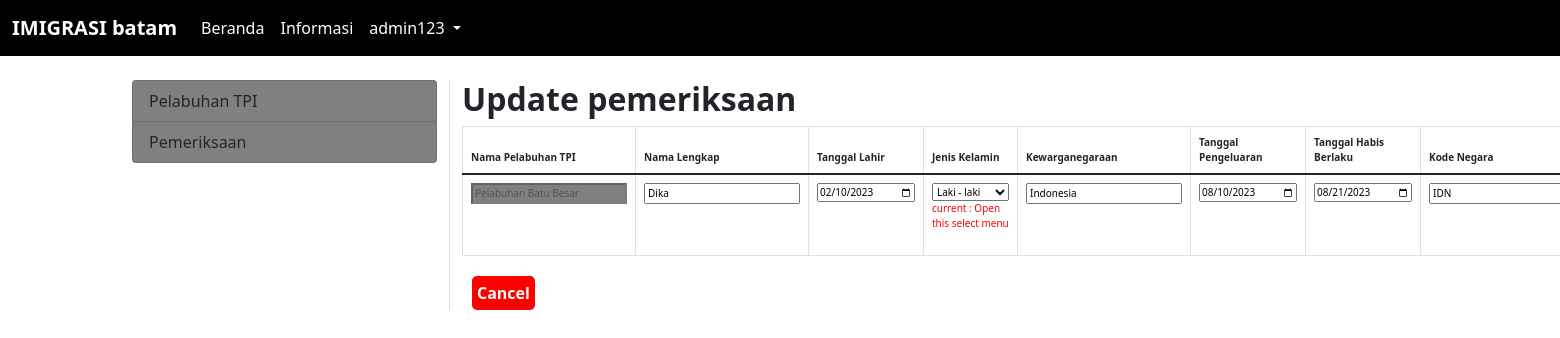
Screenshot of /updatepemeriksaan.php?idpemeriksaan=9 (signed in) with the database file from the repository.
### tables this page shows
CREATE TABLE `tblpemeriksaans` (
  `id` int(10) NOT NULL,
  `pelabuhan_id` int(11) NOT NULL,
  `nama_lengkap` varchar(50) NOT NULL,
  `tgl_lahir` date NOT NULL,
  `jenis_kelamin` varchar(255) NOT NULL,
  `kewarganegaraan` varchar(20) NOT NULL,
  `tgl_pengeluaran` varchar(20) NOT NULL,
  `tgl_habisBerlaku` varchar(20) NOT NULL,
  `kode_negara` varchar(10) NOT NULL,
  `keterangan` varchar(100) NOT NULL,
  `paspor` varchar(255) NOT NULL,
  `tgl_penolakan` date DEFAULT NULL,
  `updated_at` datetime NOT NULL DEFAULT current_timestamp(),
  `created_at` datetime NOT NULL DEFAULT current_timestamp()
);

CREATE TABLE `tblpelabuhans` (
  `id` int(10) NOT NULL,
  `kode_tpi` varchar(255) DEFAULT NULL,
  `nama_pelabuhan` varchar(255) NOT NULL,
  `keterangan` varchar(255) NOT NULL,
  `updated_at` datetime NOT NULL DEFAULT current_timestamp(),
  `created_at` datetime NOT NULL DEFAULT current_timestamp()
);

### updatepemeriksaan.php (the view, shortened to what this page needs)
<?php
include "server/koneksi.php";
$getidpemeriksaan = $_GET['idpemeriksaan'];
 ?>
<!doctype html>
<html lang="en">
  <head>
    <link href="https://cdn.jsdelivr.net/npm/bootstrap@5.1.3/dist/css/bootstrap.min.css" rel="stylesheet">
  </head>
  <body>
    <?php
    if($_SESSION['username']){
      ?>
        <nav class="navbar navbar-expand-lg" style="background-color: black;">
          <div class="container-fluid">
            <a class="navbar-brand" href="index.php" style="color: white; font-weight: bolder;">IMIGRASI batam</a>
            <div class="collapse navbar-collapse" id="navbarNavDropdown">
              <ul class="navbar-nav">
                <li class="nav-item">
                  <a class="nav-link active" aria-current="page" href="#" style="color: white;">Beranda</a>
                </li>
                <li class="nav-item">
                  <a class="nav-link" href="#" style="color: white;">Informasi</a>
                </li>
                <li class="nav-item dropdown">
                  <a class="nav-link dropdown-toggle" href="#" id="navbarDropdownMenuLink" role="button" data-bs-toggle="dropdown" aria-expanded="false" style="color: white; ">
                    <?php echo $_SESSION['username']; ?>
                  </a>
                </li>
              </ul>
            </div>
          </div>
        </nav>
      <div class="container mt-4">
        <div class="row">
          <div class="col-md-3" style="border-right: 1px solid #ddd;">
            <div class="list-group">
              <a href="" onclick="return changecontent('tpipelabuhan')" class="list-group-item list-group-item-action" style="pointer-events: none; background-color: grey;">Pelabuhan TPI</a>
              <a href="" onclick="return changecontent('pemeriksaan')" class="list-group-item list-group-item-action" style="pointer-events: none; background-color: grey;">Pemeriksaan</a>
            </div>
          </div>
          <div class="col-md-9">
            <h2 style="text-align: left; font-weight: bolder;">Update pemeriksaan</h2>
            <main id="menu">
            <table class="table table-bordered" id="pemeriksaan" >
              <thead style="font-size:10px;">
                <tr>
                  <th>Nama Pelabuhan TPI</th>
                  <th>Nama Lengkap</th>
                  <th>Tanggal Lahir</th>
                  <th>Jenis Kelamin</th>
                  <th>Kewarganegaraan</th>
                  <th>Tanggal Pengeluaran</th>
                  <th>Tanggal Habis Berlaku</th>
                  <th>Kode Negara</th>
                </tr>
              </thead>
              <tbody style="font-size:10px;">
                <?php
                $cekdatapemeriksaan = "SELECT * FROM tblpemeriksaans WHERE id = '$getidpemeriksaan'";
                $connectcekdatapemeriksaan = mysqli_query($koneksi, $cekdatapemeriksaan);
                while($takedatapemeriksaan = mysqli_fetch_array($connectcekdatapemeriksaan)){
                  $pelabuhanid = $takedatapemeriksaan['pelabuhan_id'];
                  $namalengkap = $takedatapemeriksaan['nama_lengkap'];
                  $tanggallahir = $takedatapemeriksaan['tgl_lahir'];
                  $jeniskelamin = $takedatapemeriksaan['jenis_kelamin'];
                  $kewarganegaraan = $takedatapemeriksaan['kewarganegaraan'];
                  $tanggalpengeluaran = $takedatapemeriksaan['tgl_pengeluaran'];
                  $tanggalhabisberlaku = $takedatapemeriksaan['tgl_habisBerlaku'];
                  $kodenegara = $takedatapemeriksaan['kode_negara'];
                  $cekpelabuhan = "SELECT * FROM tblpelabuhans WHERE id = '$pelabuhanid'";
                  $connectcekpelabuhan = mysqli_query($koneksi, $cekpelabuhan);
                  while($takekodepelabuhan = mysqli_fetch_array($connectcekpelabuhan)){
                    $namapelabuhanid = $takekodepelabuhan['nama_pelabuhan'];
                  }
                  		?>
                  <form method="POST" action="">
                  <tr>
                    <td>
                    	<input type="text" value="<?php echo $namapelabuhanid; ?>" style="pointer-events: none; background-color: grey;" disabled>
                    	</td>
                    <td>
                    	<input type="text" name="namalengkap" value="<?php echo $namalengkap; ?>">
                    	</td>
                    <td>
                    	<input type="date" name="tanggallahir" value="<?php echo $tanggallahir; ?>">
                    	</td>
                    <td>
                    	<select name="jeniskelamin">
                    		<option value="Laki-laki">Laki - laki</option>
                    	</select>
                    	<p style="color: red;">current : <?php echo $jeniskelamin; ?></p>
                    	</td>
                    <td>
                    	<input type="text" name="kewarganegaraan" value="<?php echo $kewarganegaraan; ?>">
                    	</td>
                    <td>
                    	<input type="date" name="tanggalpengeluaran" value="<?php echo $tanggalpengeluaran; ?>">
                    	</td>
                    <td>
                    	<input type="date" name="tanggalhabisberlaku" value="<?php echo $tanggalhabisberlaku; ?>">
                    	</td>
                    <td>
                    	<input type="text" name="kodenegara" value="<?php echo $kodenegara; ?>">
                    	</td>
                  </tr>
                  </form>
                  <?php
                }
                 ?>
              </tbody>
            </table>
            <div style="display: flex; margin-left: 10px; margin-top: 20px;">
            	<button onclick="history.back()" style="padding: 5px; border: none; background-color: red; color: white; font-weight: bolder;text-align: center; border-radius: 5px;">Cancel</button>
            </div>
            </main>
          </div>
        </div>
      </div>
      <?php
    }else{
    }
     ?>
  </body>
</html>

### rows the page displays
tblpemeriksaans: pelabuhan.nama_pelabuhan "Pelabuhan Batu Besar", namalengkap "Dika", tanggallahir "02/10/2023", jenis_kelamin "Open this select menu", kewarganegaraan "Indonesia", tanggalpengeluaran "08/10/2023", tanggalhabisberlaku "08/21/2023", kodenegara "IDN"

### other values shown
$_SESSION['username'] "admin123"
